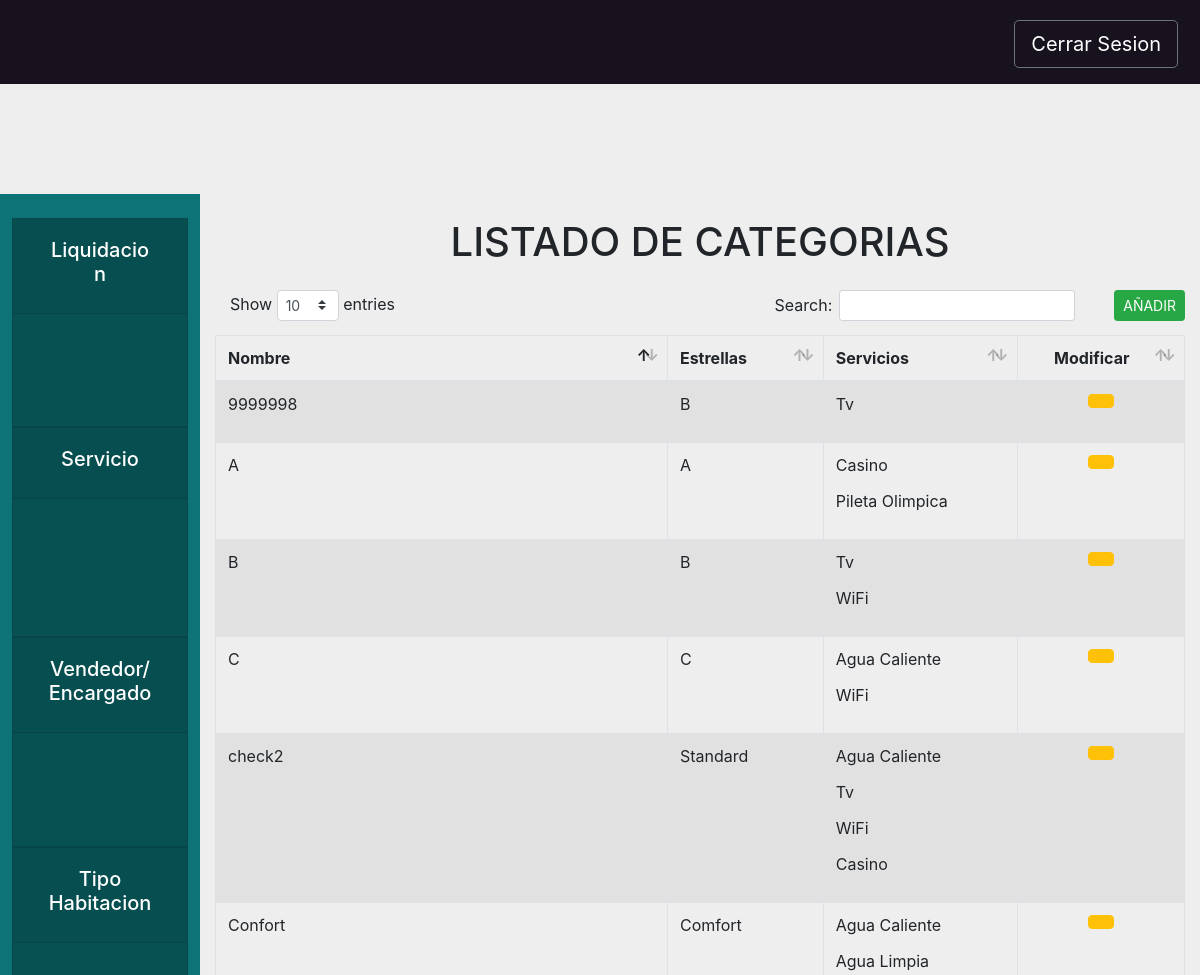
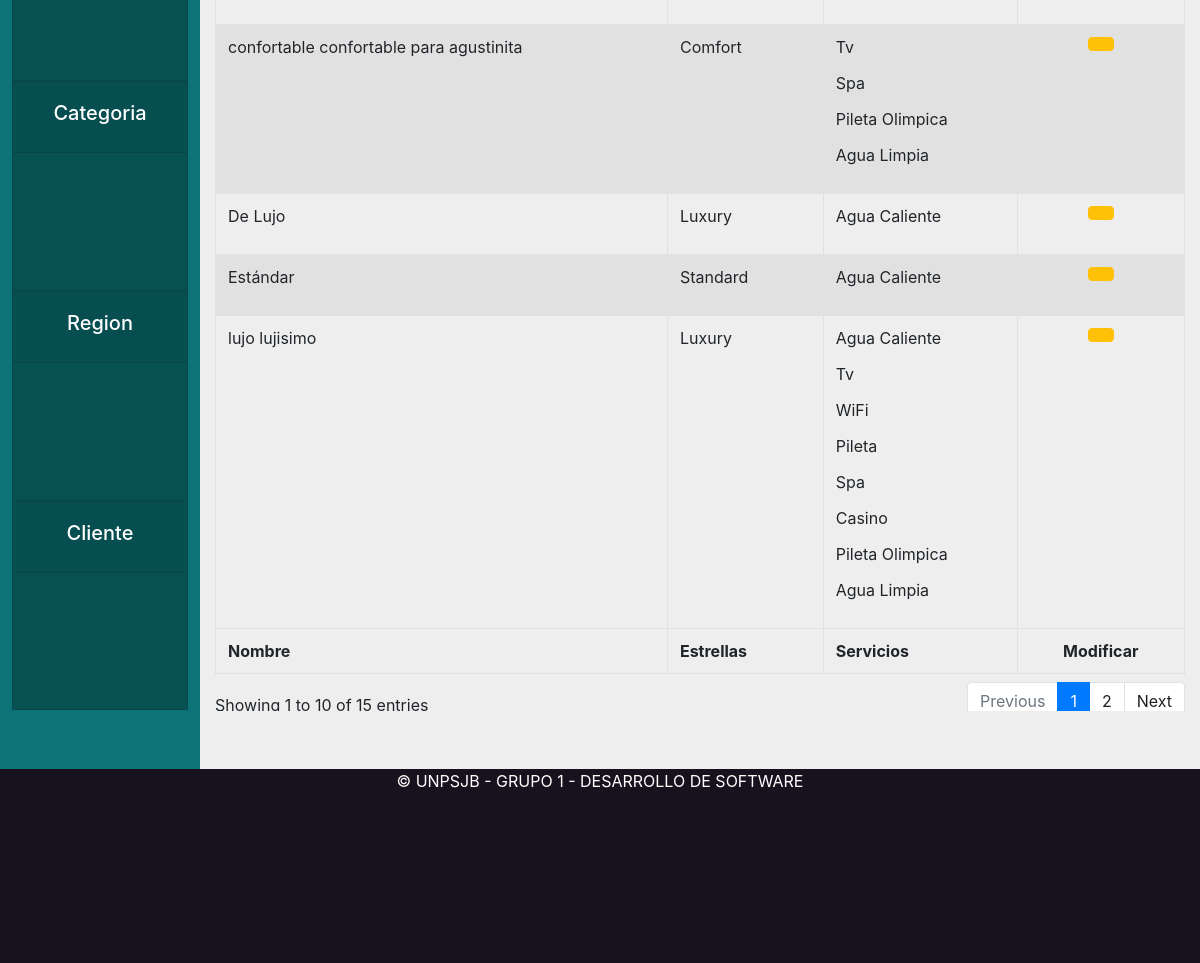
Screenshot of /core/categoria with the database file from the repository (2 pictures, top to bottom).
### core/models.py (models this page shows, shortened)
class Categoria(models.Model):
    ESTRELLA_A = 0
    ESTRELLA_B = 1
    ESTRELLA_C = 2
    ESTRELLA_1 = 3
    ESTRELLA_2 = 4
    ESTRELLA_3 = 5
    ESTRELLA_4 = 6
    ESTRELLA_5 = 7
    ESTRELLAS = (
        (ESTRELLA_A, "A"),
        (ESTRELLA_B, "B"),
        (ESTRELLA_C, "C"),
        (ESTRELLA_1, "Tourist"),
        (ESTRELLA_2, "Standard"),
        (ESTRELLA_3, "Comfort"),
        (ESTRELLA_4, "First Class"),
        (ESTRELLA_5, "Luxury"),
    )
    estrellas = models.PositiveSmallIntegerField(choices=ESTRELLAS)
    nombre = models.CharField(max_length=200)
    servicios = models.ManyToManyField(Servicio)
    def estrellasStr(self):
        return self.get_estrellas_display()
    def __str__(self):
        return self.nombre

class Servicio(models.Model):
    nombre = models.CharField(max_length=200)
    descripcion = models.CharField(max_length=800)

### core/views.py (the view)
# urls.py: path('categoria',views.categoria, name="categoria"),
def categoria(request):
    colCategorias = Categoria.objects.all()
    return render(request, "core/categoriaAdmin.html", {"colCategorias": colCategorias})

### core/templates/core/categoriaAdmin.html (shortened to what this page needs)
{% extends 'base/base_administrador.html'%}
{% load static %}
{% block content %}
<div class="formularioRegion" id="vistaLocalidades">
<center><h1 class="my-4">LISTADO DE CATEGORIAS</h1></center>
    <table id="example1" class="table table-striped table-bordered" style="width:100%">
        <thead>
            <tr>
                <button type="button" class="btn btn-success ml-4 float-right btn-sm" data-toggle="modal"
                    data-target="#crearCategoria"
                    onclick="abrir_modal('{% url 'core:modalCrearCategoria' %}','#crearCategoria');">
                    AÑADIR</button>
                <th>Nombre</th>
                <th>Estrellas</th>
                <th>Servicios</th>
                <th>
                    <Center>Modificar</Center>
                </th>
            </tr>
        </thead>
        <tbody>
            {% for categoria in colCategorias %}
            <tr>
                <td>{{categoria.nombre}}</td>
                <td>{{categoria.estrellasStr}}</td>
                <td> {% for servicioCat in categoria.servicios.all %}
                    <p>{{servicioCat.nombre}}</p>
                    {% endfor %}
                </td>
                <td>
                    <center>
                        <button type="button" class="btn btn-warning" data-toggle="modal"
                            data-target="#modificarCategoria"
                            onclick="abrir_modal('{% url 'core:modalModificarCategoria' categoria %}','#modificarCategoria');">
                        </button>
                    </center>
                </td>
            </tr>
            {% endfor %}
        </tbody>
        <tfoot>
            <tr>
                <th>Nombre</th>
                <th>Estrellas</th>
                <th>Servicios</th>
                <th>
                    <Center>Modificar</Center>
                </th>
            </tr>
        </tfoot>
    </table>
</div>
{% endblock content %}

### static/css/styleBase.css (style rules this page uses)
.bodyComplete { background-color: #eeeeee; width: 100%; height: 100%; }

### rows the page displays
Categoria: nombre "A", estrellasStr "A"
Servicio: nombre "Casino"
Servicio: nombre "Pileta Olimpica"
Categoria: nombre "B", estrellasStr "B"
Servicio: nombre "Tv"
Servicio: nombre "WiFi"
Categoria: nombre "C", estrellasStr "C"
Servicio: nombre "Agua Caliente"
Categoria: nombre "Estándar", estrellasStr "Standard"
Categoria: nombre "Confort", estrellasStr "Comfort"
Servicio: nombre "Agua Limpia"
Categoria: nombre "De Lujo", estrellasStr "Luxury"
Categoria: nombre "lujo lujisimo", estrellasStr "Luxury"
Servicio: nombre "Pileta"
Servicio: nombre "Spa"
Categoria: nombre "confortable confortable para agustinita", estrellasStr "Comfort"
Categoria: nombre "9999998", estrellasStr "B"
Categoria: nombre "check2", estrellasStr "Standard"
